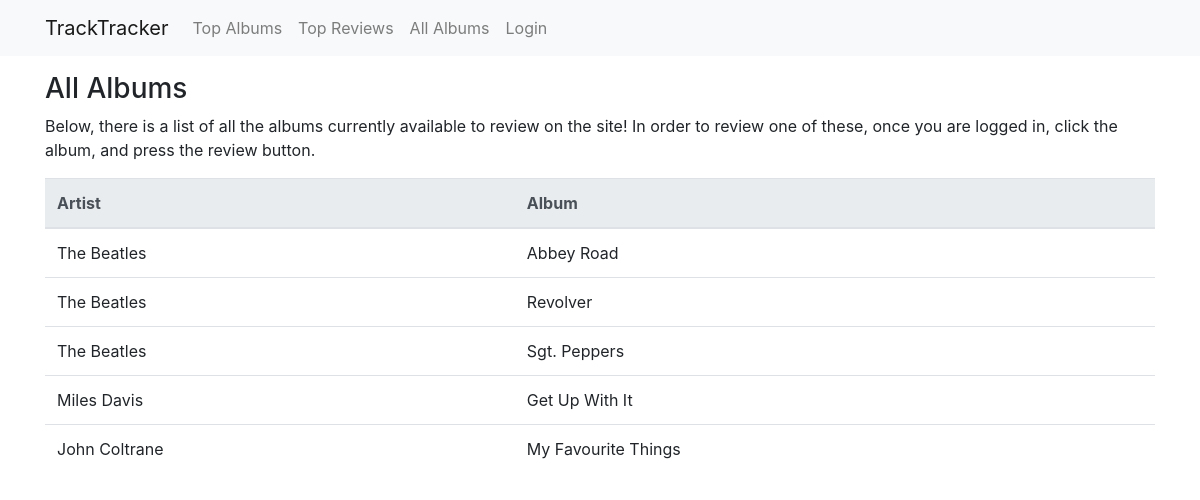
Screenshot of /albums with the database file from the repository.
### app/models.py (models this page shows, shortened)
class Album(db.Model):
    id = db.Column(db.Integer, primary_key=True)
    artist_id = db.Column(db.Integer, db.ForeignKey('artist.id'))
    name = db.Column(db.String(256), index=True)
    released = db.Column(db.Date)
    rating = db.Column(db.Float, default=0)
    genres = db.relationship('Genre', secondary=albumGenres)
    ratings = db.relationship('Rating', backref='album', lazy='dynamic')

class Artist(db.Model):
    id = db.Column(db.Integer, primary_key=True)
    name = db.Column(db.String(256), index=True)
    albums = db.relationship('Album', backref='artist', lazy='dynamic')

### app/views.py (the view)
@app.route('/albums', methods=['GET', 'POST'])
def albums():
    albums = models.Album.query.all()
    return render_template('albums.html', title='Albums', albums=albums)

### app/templates/albums.html
{% extends "base.html" %}
{% block content %}
    <h3>All Albums</h3>
    <p>Below, there is a list of all the albums currently available to review on the site! In order to review one of these, once you are logged in, click the album, and press the review button.</p>
    <table class="table">
        <thead class="thead-light">
            <tr>
                <th>Artist</th>
                <th>Album</th>
            </tr>
        </thead>
        {% for album in albums %}
            <tr class="clickable" onclick="window.location='/album?id={{album.id}}'" id="{{ album.id }}">
                <td>{{album.artist.name}}</td>
                <td>{{album.name}}</td>
            </tr>
        {% endfor %}
{% endblock %}

### rows the page displays
Album: artist.name "The Beatles", name "Abbey Road"
Album: artist.name "The Beatles", name "Revolver"
Album: artist.name "The Beatles", name "Sgt. Peppers"
Album: artist.name "Miles Davis", name "Get Up With It"
Album: artist.name "John Coltrane", name "My Favourite Things"
